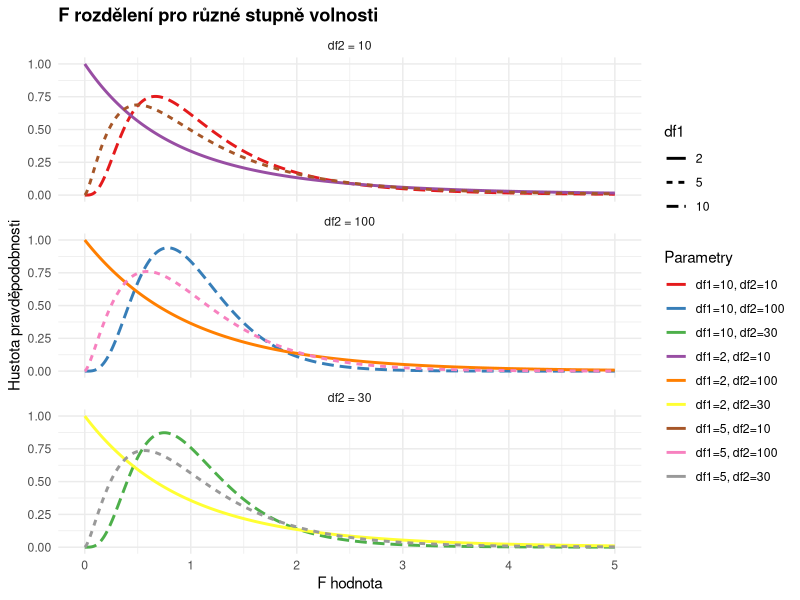
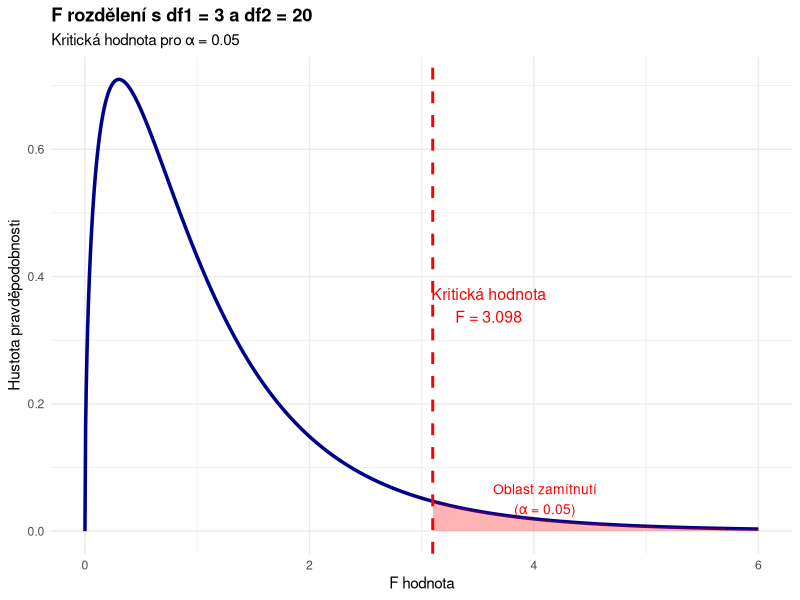

Reproduce these figures in R, in order.
## ---- chunk 1
#| label: fig-f-distribution
#| fig-cap: "F rozdělení pro různé kombinace stupňů volnosti"
#| warning: false

library(ggplot2)

# Vytvoření dat pro různé kombinace df
x <- seq(0, 5, length.out = 1000)

# Vytvoření datasetu pro různé kombinace df
df_combinations <- expand.grid(
  x = x,
  df1 = c(2, 5, 10),
  df2 = c(10, 30, 100)
)

# Výpočet hustoty pro každou kombinaci
df_combinations$density <- df(df_combinations$x,
                               df_combinations$df1,
                               df_combinations$df2)

# Vytvoření labelu
df_combinations$label <- paste0("df1=", df_combinations$df1,
                                 ", df2=", df_combinations$df2)

# Graf
ggplot(df_combinations, aes(x = x, y = density, color = label, linetype = factor(df1))) +
  geom_line(size = 1) +
  facet_wrap(~ paste0("df2 = ", df2), ncol = 1, scales = "free_y") +
  labs(
    title = "F rozdělení pro různé stupně volnosti",
    x = "F hodnota",
    y = "Hustota pravděpodobnosti",
    color = "Parametry",
    linetype = "df1"
  ) +
  theme_minimal() +
  theme(
    plot.title = element_text(face = "bold"),
    legend.position = "right"
  ) +
  scale_color_brewer(palette = "Set1")
## ---- chunk 2
#| label: fig-f-critical
#| fig-cap: "Kritická hodnota F rozdělení pro α = 0.05"
#| warning: false

# Parametry
df1 <- 3  # např. 4 skupiny - 1
df2 <- 20 # např. 24 pozorování - 4 skupiny
alpha <- 0.05

# Kritická hodnota
f_critical <- qf(1 - alpha, df1, df2)

# Data pro graf
x <- seq(0, 6, length.out = 1000)
y <- df(x, df1, df2)

# Oblast zamítnutí
x_reject <- seq(f_critical, 6, length.out = 100)
y_reject <- df(x_reject, df1, df2)

# Graf
ggplot(data.frame(x = x, y = y), aes(x = x, y = y)) +
  geom_line(size = 1.2, color = "darkblue") +
  geom_area(data = data.frame(x = x_reject, y = y_reject),
            aes(x = x, y = y), fill = "red", alpha = 0.3) +
  geom_vline(xintercept = f_critical, linetype = "dashed",
             color = "red", size = 1) +
  annotate("text", x = f_critical + 0.5, y = max(y) * 0.5,
           label = paste0("Kritická hodnota\nF = ", round(f_critical, 3)),
           color = "red", size = 4) +
  annotate("text", x = f_critical + 1, y = 0.05,
           label = paste0("Oblast zamítnutí\n(α = ", alpha, ")"),
           color = "red", size = 3.5) +
  labs(
    title = paste0("F rozdělení s df1 = ", df1, " a df2 = ", df2),
    subtitle = paste0("Kritická hodnota pro α = ", alpha),
    x = "F hodnota",
    y = "Hustota pravděpodobnosti"
  ) +
  theme_minimal() +
  theme(plot.title = element_text(face = "bold"))

cat(paste0("Pro df1 = ", df1, " a df2 = ", df2,
           " při α = ", alpha,
           " je kritická hodnota F = ", round(f_critical, 3)))
